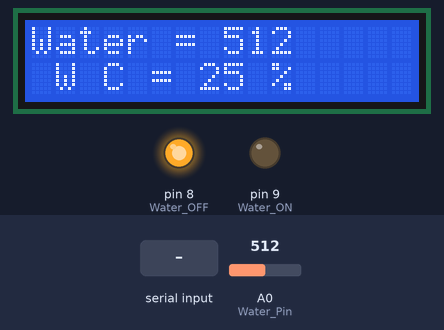
A sketch run on a simulated Arduino Uno, built with avr-gcc and run on an emulated ATmega328P. Shown: 16×2 character LCD, output pins drawn as LEDs (lit = HIGH). The test bench sets the inputs (shaded band); at power-on: A0 (Water_Pin) = 512. What the sketch prints to the serial monitor is not drawn.

Above: at 6.2 s.
6.3 s: A0 (Water_Pin) set to 540
At 11.4 s:
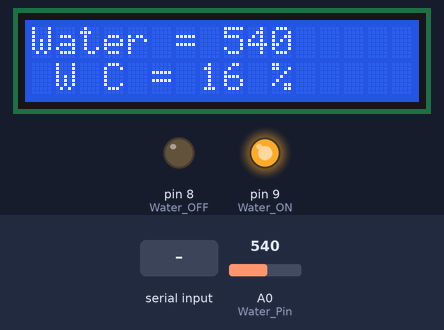
11.9 s: A0 (Water_Pin) set to 511
At 16.1 s:
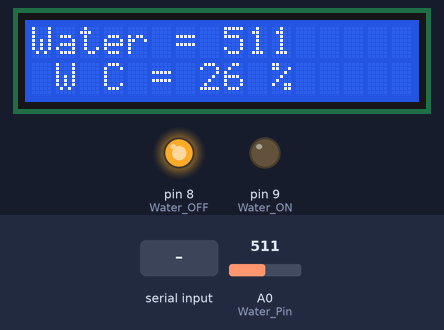
17.5 s: "a" received over the second serial link
At 20.9 s:
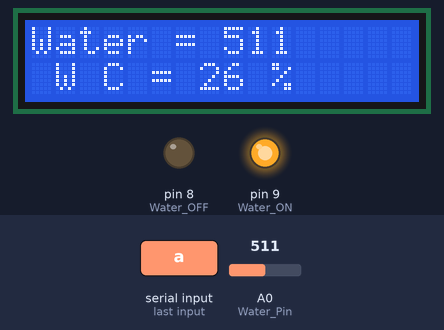
26.7 s: A0 (Water_Pin) set to 306
At 31.6 s:
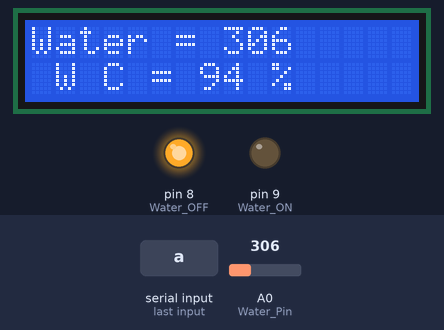
Timing chart, 0 to 33.1 s (numbered marks = the images above; inputs shaded):
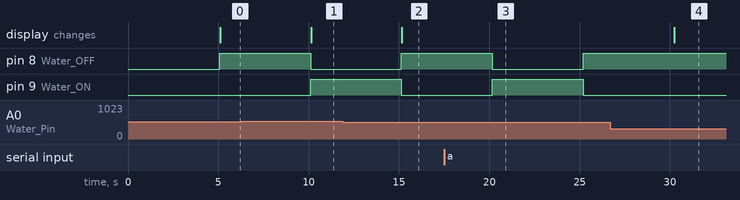

The sketch:

Water_LCD_Relay_LED__BT.ino
```cpp
#include <Wire.h>
#include <LiquidCrystal_I2C.h>
#include<SoftwareSerial.h>
#define Water_Pin A0
#define Water_OFF 8
#define Water_ON 9

LiquidCrystal_I2C lcd(0x27, 16, 2);
SoftwareSerial Bluetooth(0, 1);

int Auto = 1;

String readString;

void setup() {
  Serial.begin(9600);
  pinMode(Water_OFF, OUTPUT);
  pinMode(Water_ON, OUTPUT);
  Bluetooth.begin(9600);

  lcd.init();
  lcd.backlight();
  lcd.setCursor(0, 0);
  lcd.print("Hello, world!");
  lcd.setCursor(3, 1);
  lcd.print("Hi, JNU!");
  delay(5000);
}

void loop() {

  int Water = analogRead(Water_Pin);
  int Water_Content = map(Water, 589, 291, 0, 100);

  readString = "";

  while (Bluetooth.available()) {
    delay(3);
    char c = Bluetooth.read();
    readString += c;
  }

  if (Water_Content >= 100) {
    Water_Content = 100;
  }

  if (Water_Content <= 0) {
    Water_Content = 0;
  }

  if (Auto == 1) {
    if (Water_Content <= 20) {
      digitalWrite(Water_ON, HIGH);
      digitalWrite(Water_OFF, LOW);
    } else {
      digitalWrite(Water_ON, LOW);
      digitalWrite(Water_OFF, HIGH);
    }
  }

  if (readString.length() > 0) {
    if (readString == "x") {
      Auto = 1;
    }
    if (readString == "y") {
      Auto = 0;
    }

    if (readString == "a") {
      digitalWrite(Water_ON, HIGH);
      digitalWrite(Water_OFF, LOW);
    }

    if (readString == "b") {
      digitalWrite(Water_ON, LOW);
      digitalWrite(Water_OFF, HIGH);
    }
  }
  Auto = Auto;
  String data = String(Water) + "," + String(Water_Content) + "," + String(Auto);
  Serial.println(data);

  lcd.clear();
  lcd.setCursor(0, 0);
  lcd.print("Water = ");
  lcd.print(Water);
  lcd.setCursor(1, 1);
  lcd.print("W C = ");
  lcd.print(Water_Content);
  lcd.print(" %");
  delay(5000);
}
```

Measured:
- the behaviour switches between 526 and 527 on A0 (Water_Pin) (found by bisection; images 0 and 1)
- after the input at 6.3 s, pin 8 (Water_OFF): HIGH → LOW after 3.8 s; pin 9 (Water_ON): LOW → HIGH after 3.8 s; the display: changes after 3.8 s (image 1)
- after the input at 11.9 s, pin 8 (Water_OFF): LOW → HIGH after 3.2 s; pin 9 (Water_ON): HIGH → LOW after 3.2 s; the display: changes after 3.3 s (image 2)
- after the input at 17.5 s, pin 8 (Water_OFF): HIGH → LOW after 2.7 s, → HIGH 5.0 s later; pin 9 (Water_ON): LOW → HIGH after 2.7 s, → LOW 5.0 s later
- after the input at 26.7 s, the display: changes after 3.5 s (image 4)
